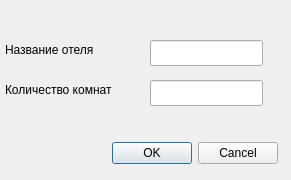
<?xml version="1.0" encoding="UTF-8"?>
<ui version="4.0">
 <class>HotelAddForm</class>
 <widget class="QWidget" name="HotelAddForm">
  <property name="geometry">
   <rect>
    <x>0</x>
    <y>0</y>
    <width>291</width>
    <height>180</height>
   </rect>
  </property>
  <property name="windowTitle">
   <string>Добавление отеля</string>
  </property>
  <widget class="QDialogButtonBox" name="buttonBox">
   <property name="geometry">
    <rect>
     <x>110</x>
     <y>140</y>
     <width>168</width>
     <height>26</height>
    </rect>
   </property>
   <property name="standardButtons">
    <set>QDialogButtonBox::StandardButton::Cancel|QDialogButtonBox::StandardButton::Ok</set>
   </property>
  </widget>
  <widget class="QLineEdit" name="hotelName">
   <property name="geometry">
    <rect>
     <x>150</x>
     <y>40</y>
     <width>113</width>
     <height>26</height>
    </rect>
   </property>
  </widget>
  <widget class="QLineEdit" name="roomCount">
   <property name="geometry">
    <rect>
     <x>150</x>
     <y>80</y>
     <width>113</width>
     <height>26</height>
    </rect>
   </property>
  </widget>
  <widget class="QLabel" name="label">
   <property name="geometry">
    <rect>
     <x>5</x>
     <y>40</y>
     <width>121</width>
     <height>20</height>
    </rect>
   </property>
   <property name="text">
    <string>Название отеля</string>
   </property>
  </widget>
  <widget class="QLabel" name="label_2">
   <property name="geometry">
    <rect>
     <x>5</x>
     <y>80</y>
     <width>141</width>
     <height>20</height>
    </rect>
   </property>
   <property name="text">
    <string>Количество комнат</string>
   </property>
  </widget>
 </widget>
 <resources/>
 <connections/>
</ui>
